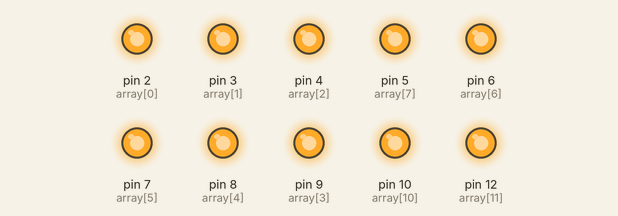
The sketch below on a simulated Arduino Uno, built with avr-gcc and run on an emulated ATmega328P. Parts: output pins drawn as LEDs (lit = HIGH).

Above: at 0.5 s.
At 1.2 s:
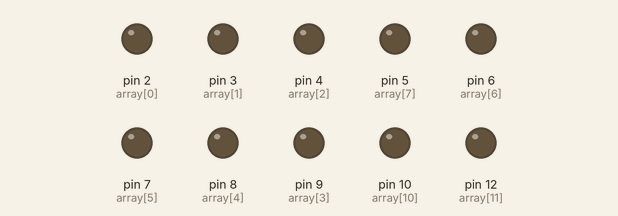
At 2.7 s:
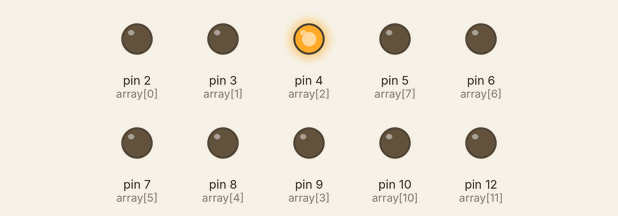
At 4.7 s:
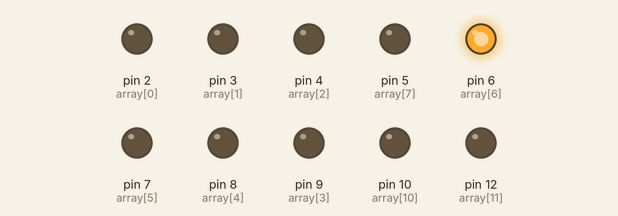
At 6.7 s:
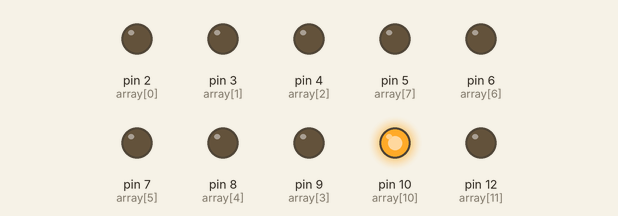
At 9.2 s:
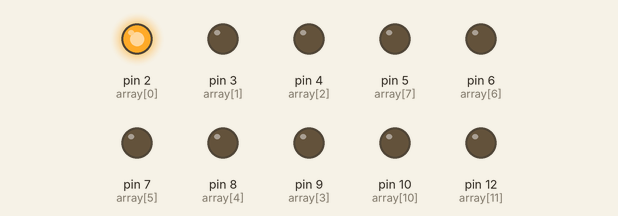
Timing chart, 0 to 9.8 s (numbered marks = the images above):
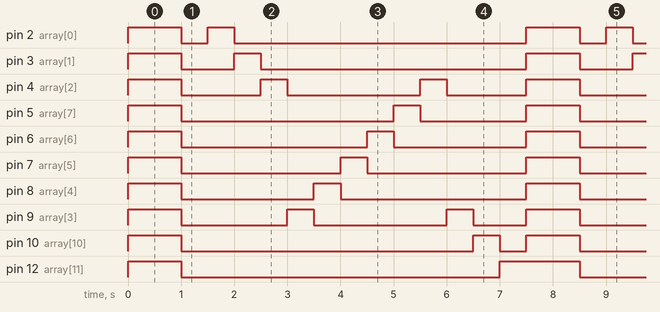

Measured:
- by itself, pin 2 (array[0]): repeats every 7.5 s: LOW 0.50 s, HIGH 0.50 s, LOW 5.5 s, HIGH 1.0 s
- by itself, pin 3 (array[1]): repeats every 7.5 s: LOW 1.0 s, HIGH 0.50 s, LOW 5.0 s, HIGH 1.0 s
- by itself, pin 4 (array[2]): repeats every 7.5 s: LOW 1.5 s, HIGH 0.50 s, LOW 2.5 s, HIGH 0.50 s, LOW 1.5 s, HIGH 1.0 s
- by itself, pin 5 (array[7]): repeats every 7.5 s: LOW 4.0 s, HIGH 0.50 s, LOW 2.0 s, HIGH 1.0 s
- by itself, pin 6 (array[6]): repeats every 7.5 s: LOW 3.5 s, HIGH 0.50 s, LOW 2.5 s, HIGH 1.0 s
- by itself, pin 7 (array[5]): repeats every 7.5 s: LOW 3.0 s, HIGH 0.50 s, LOW 3.0 s, HIGH 1.0 s
- by itself, pin 8 (array[4]): repeats every 7.5 s: LOW 2.5 s, HIGH 0.50 s, LOW 3.5 s, HIGH 1.0 s
- by itself, pin 9 (array[3]): repeats every 7.5 s: LOW 2.0 s, HIGH 0.50 s, LOW 2.5 s, HIGH 0.50 s, LOW 1.0 s, HIGH 1.0 s

The sketch:

running-8-led.ino
```cpp
unsigned const short int array[] = {2,3,4,9,8,7,6,5,4,9,10,12};
unsigned const short int size = 12;
unsigned short int current = 0;

void setup(){

  //setup the pins
  for(current = 0; current < size; current++){
    pinMode(array[current],OUTPUT);
    digitalWrite(array[current],LOW);
  }
}
void loop(){
  if(current == size){
    for(current = 0; current < size; current++)
    	 	digitalWrite(array[current],HIGH);

    delay(1000);

    for(current = 0; current < size; current++)
    	 	digitalWrite(array[current],LOW);

    current=0;
    delay(500);
  }
  digitalWrite(array[current],HIGH);
  delay(500);
  digitalWrite(array[current],LOW);
  current++;
}
```
